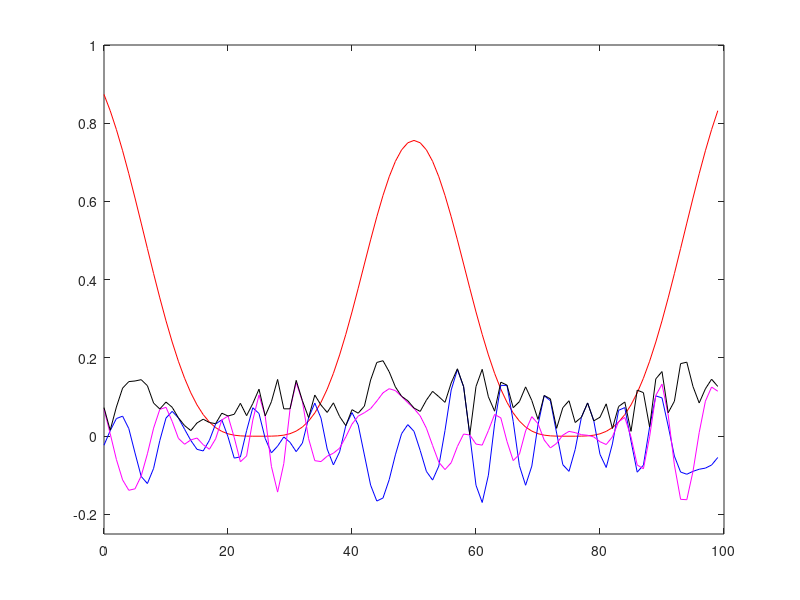

MATLAB code for this plot:
n = 100;
n1=45;
n2=55;
high=0.75;
dt = 0.5;
nrun=1000;
x0=n/4;
xcent=n/2;
x10 = n/4;
x20 = 3*n/4;

sig=5;
kx = 1;  % wave vector
evalu=0;
nev=1;
rep=1;
L = diag(2*ones(n,1))-diag(ones(n-1,1),1)-diag(ones(n-1,1),-1);

%node n+1 = node 1
if (rep),
L(1,n)=-1;
L(n,1)=-1;
endif;

clf;
x = 0:n-1;
x = x(:);

dd=zeros(n,1);
dd(n1:n2)=high;

dd = exp(-0.0017*(x-xcent).^2).*(x-x10).^4.*(x-x20).^4;
dd = high*dd/dd(n/2);
plot(x,dd,'r');

axis([0 n -0.25 1]);
L = L+diag(dd);

if (evalu),
[ue,ev] = eig(L);
psi = ev(nev,nev)*ue(:,nev).*exp(i*kx*x);
else
psi = exp(-0.5*((x-x0)/sig).^2 + i*kx*x);
psi = psi/norm(psi);
endif;


hr = line('xdata',x,'ydata',psi,'color','b');
hi = line('xdata',x,'ydata',imag(psi),'color','m');
ha = line('xdata',x,'ydata',abs(psi),'color','k');
U = expm(-i*L*dt);


for k=1:nrun,
 psi = U*psi;
 set(hr,'ydata',real(psi));
 set(hi,'ydata',imag(psi));
 set(ha,'ydata',abs(psi));
 axis([0 n -0.25 1]);
 drawnow;
endfor;

